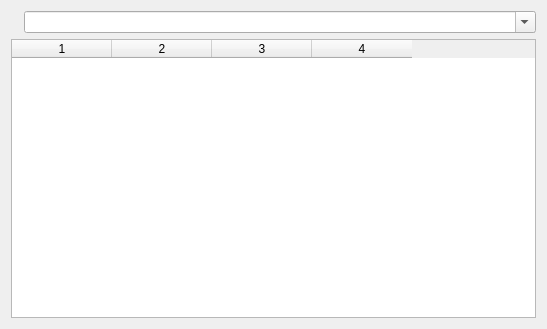
<?xml version="1.0" encoding="UTF-8"?>
<ui version="4.0">
 <class>WildMonSearch</class>
 <widget class="QWidget" name="WildMonSearch">
  <property name="geometry">
   <rect>
    <x>0</x>
    <y>0</y>
    <width>547</width>
    <height>329</height>
   </rect>
  </property>
  <property name="windowTitle">
   <string>Wild Pokémon Search</string>
  </property>
  <layout class="QVBoxLayout" name="verticalLayout">
   <item>
    <widget class="QFrame" name="searchBar">
     <property name="frameShape">
      <enum>QFrame::Shape::NoFrame</enum>
     </property>
     <property name="frameShadow">
      <enum>QFrame::Shadow::Raised</enum>
     </property>
     <layout class="QHBoxLayout" name="horizontalLayout">
      <property name="leftMargin">
       <number>0</number>
      </property>
      <property name="topMargin">
       <number>0</number>
      </property>
      <property name="rightMargin">
       <number>0</number>
      </property>
      <property name="bottomMargin">
       <number>0</number>
      </property>
      <item>
       <widget class="QLabel" name="speciesIcon">
        <property name="sizePolicy">
         <sizepolicy hsizetype="Maximum" vsizetype="Preferred">
          <horstretch>0</horstretch>
          <verstretch>0</verstretch>
         </sizepolicy>
        </property>
        <property name="text">
         <string/>
        </property>
        <property name="pixmap">
         <pixmap resource="../resources/images.qrc">:/images/pokemon_icon_placeholder.png</pixmap>
        </property>
        <property name="alignment">
         <set>Qt::AlignmentFlag::AlignCenter</set>
        </property>
       </widget>
      </item>
      <item>
       <widget class="NoScrollComboBox" name="comboBox_Search">
        <property name="editable">
         <bool>true</bool>
        </property>
        <property name="insertPolicy">
         <enum>QComboBox::InsertPolicy::NoInsert</enum>
        </property>
       </widget>
      </item>
     </layout>
    </widget>
   </item>
   <item>
    <widget class="QTableWidget" name="table_Results">
     <property name="columnCount">
      <number>4</number>
     </property>
     <column/>
     <column/>
     <column/>
     <column/>
    </widget>
   </item>
  </layout>
 </widget>
 <customwidgets>
  <customwidget>
   <class>NoScrollComboBox</class>
   <extends>QComboBox</extends>
   <header>noscrollwidgets.h</header>
  </customwidget>
 </customwidgets>
 <resources>
  <include location="../resources/images.qrc"/>
 </resources>
 <connections/>
</ui>
